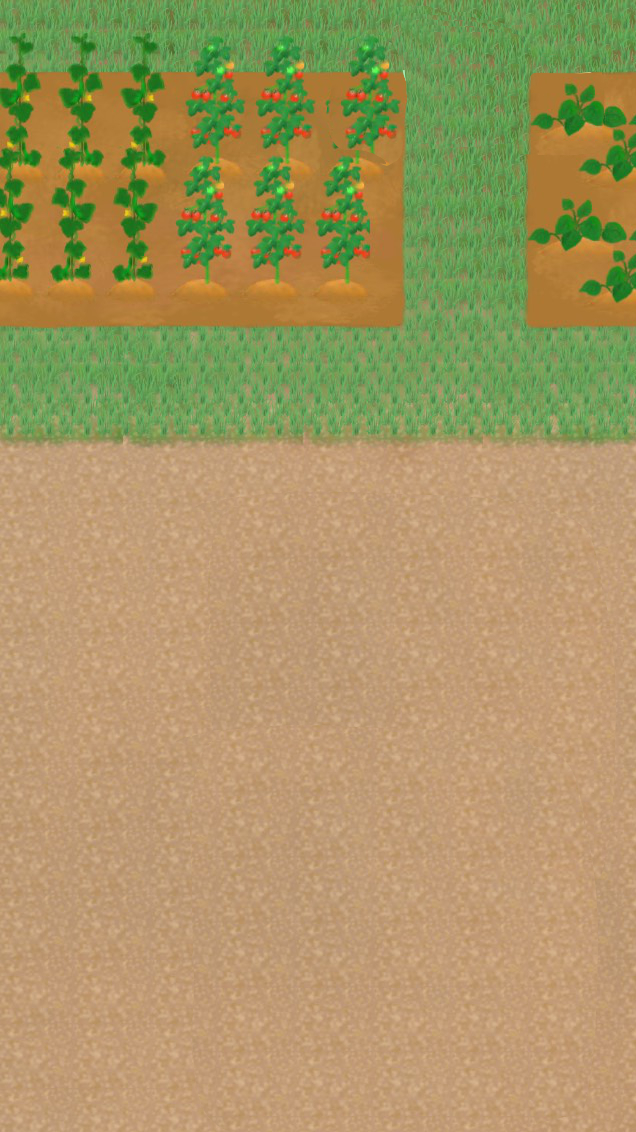
#> input picture input/background.jpg, 636 x 1132 px
$ python outline-detection.py   (older library calls are emulated)
#> lines starting #> are read from the running program, lines starting #| are printed output that depends on the picture; after the words box and inside, x2 and y2 are one past the last pixel; in counts of white or black regions, pixels touching at a corner belong together
import numpy as np
import cv2

im = cv2.imread('../input/background.jpg')
#> im is the input picture: shape (1132, 636, 3); mean B, G, R 99.6, 150.4, 167
imgray = cv2.cvtColor(im, cv2.COLOR_BGR2GRAY)
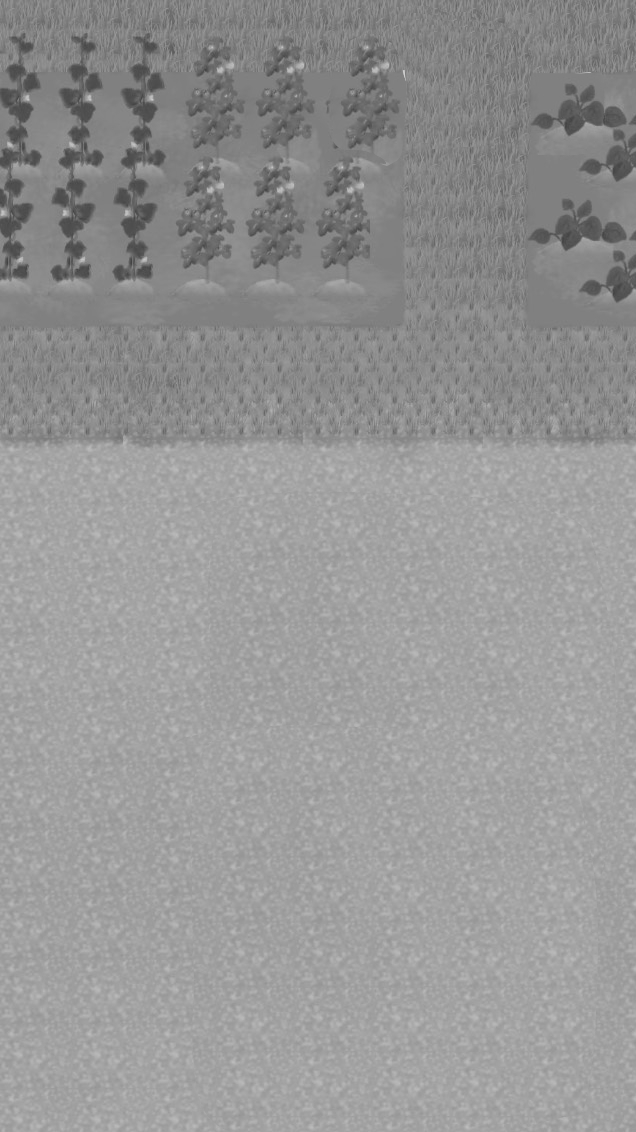
#> imgray: shape (1132, 636); min 66, max 207, mean 149.6
ret, thresh = cv2.threshold(imgray, 88, 255, 0)
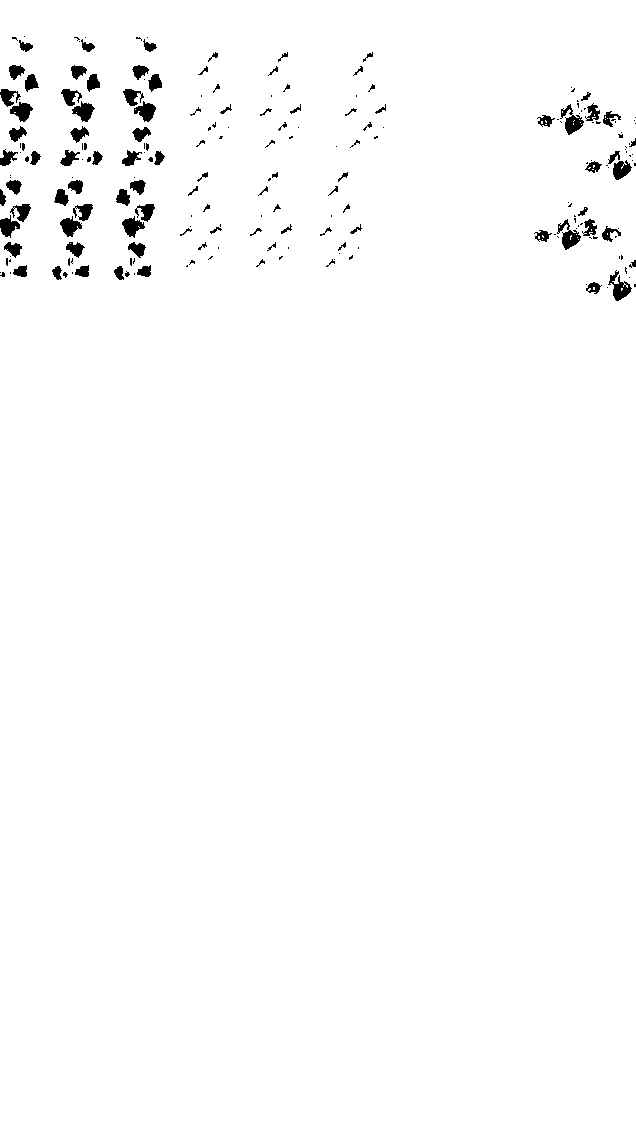
#> thresh: shape (1132, 636); 98.4% white; 218 black regions (117 under 20 px)
img, contours, hierarchy = cv2.findContours(thresh, cv2.RETR_EXTERNAL, cv2.CHAIN_APPROX_SIMPLE)
#> contours = 1 contour; box (x1, y1, x2, y2) and area: (0, 0, 636, 1132) 717306

img = cv2.drawContours(im, contours, -1, (0, 0, 255), 3)

cv2.imshow('im', im)
cv2.waitKey(0)
cv2.destroyAllWindows()
